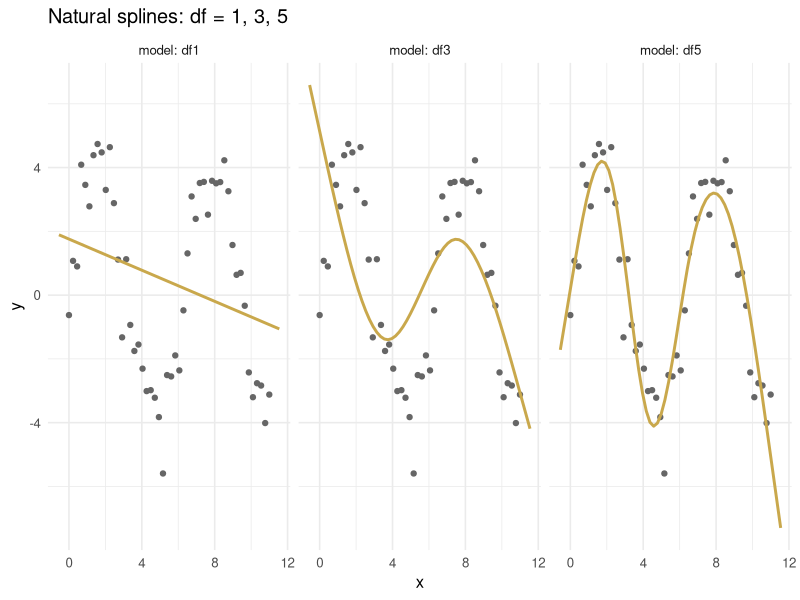
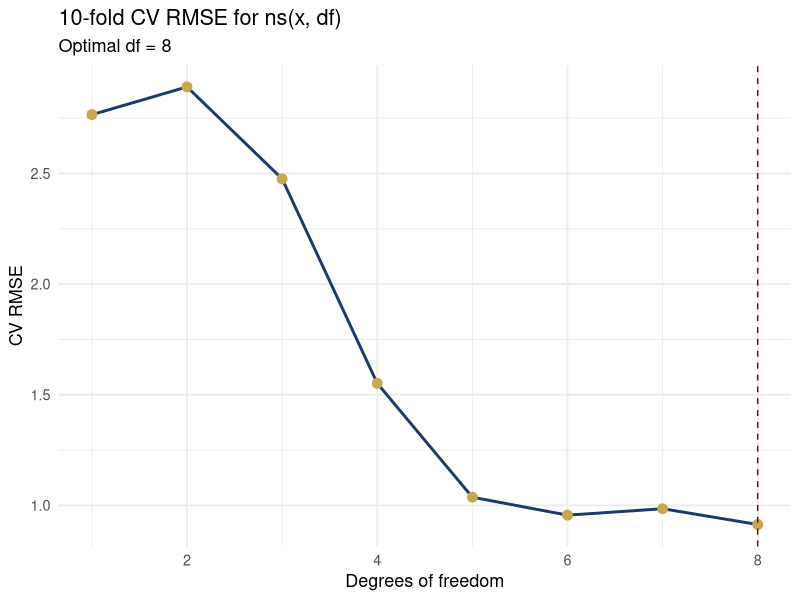

Write R code to recreate these figures, in order.
## ---- chunk 1
knitr::opts_chunk$set(echo = TRUE, message = FALSE, warning = FALSE,
                      fig.width = 9, fig.height = 5)
## ---- chunk 2
library(tidyverse)
library(modelr)
library(splines)
library(caret)
library(mice)
options(na.action = na.warn)
data("sim1", package = "modelr")
sim1_base <- sim1

set.seed(1)
sim5 <- tibble(
  x = seq(0, 3.5 * pi, length = 50),
  y = 4 * sin(x) + rnorm(50)
)
## ---- chunk 3
sp_mods <- list(
  df1 = lm(y ~ ns(x, 1), data = sim5),
  df3 = lm(y ~ ns(x, 3), data = sim5),
  df5 = lm(y ~ ns(x, 5), data = sim5)
)

grid5 <- sim5 |>
  data_grid(x = seq_range(x, n = 60, expand = 0.1)) |>
  gather_predictions(!!!sp_mods, .pred = "y")

ggplot(sim5, aes(x, y)) +
  geom_point(colour = "grey40") +
  geom_line(data = grid5, colour = "#C9A84C", linewidth = 1) +
  facet_wrap(~ model, labeller = label_both) +
  labs(title = "Natural splines: df = 1, 3, 5") +
  theme_minimal(base_size = 12)
## ---- chunk 4
set.seed(42)
cv_rmse <- sapply(1:8, function(df) {
  folds <- createFolds(sim5$y, k = 10)
  mean(sapply(folds, function(idx) {
    train <- sim5[-idx, ]; test <- sim5[idx, ]
    mod  <- lm(y ~ ns(x, df), data = train)
    pred <- predict(mod, newdata = test)
    sqrt(mean((test$y - pred)^2))
  }))
})

optimal_df <- which.min(cv_rmse)
tibble(df = 1:8, cv_rmse) |>
  ggplot(aes(df, cv_rmse)) +
  geom_line(colour = "#1B3A6B", linewidth = 1) +
  geom_point(colour = "#C9A84C", size = 3) +
  geom_vline(xintercept = optimal_df, linetype = "dashed", colour = "darkred") +
  labs(
    title    = "10-fold CV RMSE for ns(x, df)",
    subtitle = paste0("Optimal df = ", optimal_df),
    x = "Degrees of freedom", y = "CV RMSE"
  ) +
  theme_minimal(base_size = 13)
## ---- chunk 5
df_na <- tribble(~x, ~y, 1, 2.2, 2, NA, 3, 3.5, 4, 8.3, NA, 10)

mod_omit   <- lm(y ~ x, data = df_na)                              # default na.omit
mod_excl   <- lm(y ~ x, data = df_na, na.action = na.exclude)

cat("nobs (na.omit):   ", nobs(mod_omit), "\n")
cat("nobs (na.exclude):", nobs(mod_excl), "\n")

cat("\nresiduals (na.omit):   "); print(residuals(mod_omit))
cat("residuals (na.exclude):"); print(residuals(mod_excl))
# na.exclude preserves positions 2 and 5 as NA in the residual vector.
## ---- chunk 6
set.seed(10)
df_miss <- sim1_base |>
  mutate(y = ifelse(runif(n()) < 0.1, NA, y))

imp     <- mice(df_miss, m = 5, method = "pmm", printFlag = FALSE)
fit_imp <- with(imp, lm(y ~ x))
pooled  <- pool(fit_imp) |> summary()
print(pooled)

cc_mod  <- lm(y ~ x, data = na.omit(df_miss))
cat("\nComplete-case slope:  ", round(coef(cc_mod)[2], 4), "\n")
cat("Multiple imputation slope:", round(pooled$estimate[2], 4), "\n")
